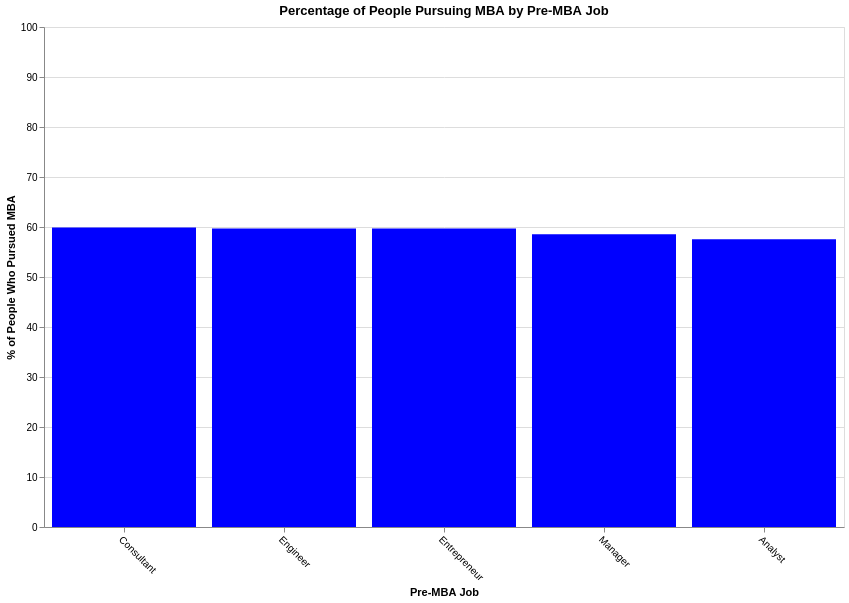

The notebook cell this image was saved under:
### Code cell
df_mba_counts = df.groupby('Current Job Title').agg(
    total_count=('Decided to Pursue MBA?', 'count'),
    mba_yes_count=('Decided to Pursue MBA?', lambda x: (x == 'Yes').sum())
).reset_index()

df_mba_counts['mba_percentage'] = (df_mba_counts['mba_yes_count'] / df_mba_counts['total_count']) * 100

df_mba_counts = df_mba_counts.sort_values(by='mba_percentage', ascending=False).head(15)

bar_chart = alt.Chart(df_mba_counts).mark_bar(color='blue').encode(
    x=alt.X('Current Job Title:N', title='Pre-MBA Job', sort='-y', axis=alt.Axis(labelAngle=45)),
    y=alt.Y('mba_percentage:Q', title='% of People Who Pursued MBA', scale=alt.Scale(domain=[0, 100]))
).properties(
    title="Percentage of People Pursuing MBA by Pre-MBA Job",
    width=800,
    height=500
)

bar_chart

### Figure 1 — Vega-Lite specification as saved in the notebook (floating-point values rounded to 4 significant figures)
{"config": {"view": {"continuousWidth": 300, "continuousHeight": 300}}, "data": {"name": "data-5c5009a3346f7063189ad5f9b295debb"}, "mark": {"type": "bar", "color": "blue"}, "encoding": {"x": {"axis": {"labelAngle": 45}, "field": "Current Job Title", "sort": "-y", "title": "Pre-MBA Job", "type": "nominal"}, "y": {"field": "mba_percentage", "scale": {"domain": [0, 100]}, "title": "% of People Who Pursued MBA", "type": "quantitative"}}, "height": 500, "title": "Percentage of People Pursuing MBA by Pre-MBA Job", "width": 800, "$schema": "https://vega.github.io/schema/vega-lite/v5.17.0.json", "datasets": {"data-5c5009a3346f7063189ad5f9b295debb": [{"Current Job Title": "Consultant", "total_count": 1989, "mba_yes_count": 1191, "mba_percentage": 59.88}, {"Current Job Title": "Engineer", "total_count": 2003, "mba_yes_count": 1196, "mba_percentage": 59.71}, {"Current Job Title": "Entrepreneur", "total_count": 2034, "mba_yes_count": 1214, "mba_percentage": 59.69}, {"Current Job Title": "Manager", "total_count": 1968, "mba_yes_count": 1152, "mba_percentage": 58.54}, {"Current Job Title": "Analyst", "total_count": 2006, "mba_yes_count": 1154, "mba_percentage": 57.53}]}}
